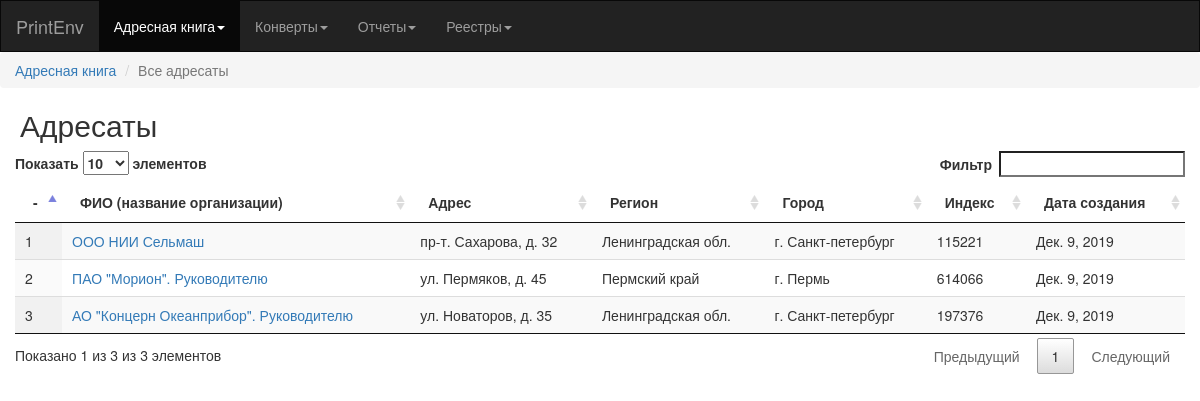
The page / on the database its author committed.
### recepientsapp/models.py (models this page shows, shortened)
class Recepient(models.Model):
	title = models.CharField('Наименование адресата', max_length=100)
	pub_date = models.DateField('Дата публикации', auto_now_add=True)
	address = models.CharField('Адрес', max_length=100)
	region = models.CharField('Регион(область)', max_length=100)
	city = models.CharField('Регион(область)', max_length=100)
	postcode = models.CharField('Индекс', max_length=6, validators=[MinLengthValidator(6)], null=True)
	sender = models.BooleanField('Признак отправителя', default=False)
	class Meta:
		ordering = ['title']
		verbose_name = 'Получатель'
		verbose_name_plural = 'Получатели'

### recepientsapp/views.py (the view)
# urls.py: url(r'^$', views.recepients, name='recepients'),
def recepients(request):
	recepients_list = Recepient.objects.order_by("-pk")
	envelop_list = Envelop.objects.all()
	secret_types_list = SecretType.objects.all()
	return render(request, 'recepients.html', {
		'recepients_list': recepients_list,
		'envelop_list': envelop_list,
		'secret_types_list': secret_types_list
	})

### recepientsapp/templates/recepients.html (shortened to what this page needs)
{% extends 'base_template.html' %}
{% load static %}
{%block head%}
<link rel="stylesheet" type="text/css" href={% static "recepients/css/jquery.dataTables.min.css"%}>
{%endblock%}
{%block navimenu%}
<li><a href="">Адресная книга</a></li>
<li class="active">Все адресаты</li>
{%endblock%}
{%block header%}
<h2 style="margin-left: 20px;">Адресаты</h2>
{%endblock%}
{%block body%}
<div class = "col-md-12">
    <table id="example" class="display" style="width:100;">
            <thead>
                <tr>
                    <th>-</th>
                    <th>ФИО (название организации)</th>
                    <th>Адрес</th>
                    <th>Регион</th>
                    <th>Город</th>
                    <th>Индекс</th>
                    <th>Дата создания</th>
                </tr>
            </thead>
            <tbody>
                  {% for recepient in recepients_list %}
                <tr>
                    <td>{{ recepient.pk }}</td>
                    <td><a href="recepient/{{ recepient.pk }}/">{{ recepient.title }} </a></td>
                    <td>{{ recepient.address }}</td>
                    <td>{{ recepient.region }}</td>
                    <td>{{ recepient.city }}</td>
                    <td>{{ recepient.postcode }}</td>
                    <td>{{ recepient.pub_date }}</td>
                  </tr>
                  {% endfor %}
            </tbody>
        </table>
</div>
{%endblock%}

### rows shown on the page
Recepient: pk "3", title "АО \"Концерн Океанприбор\". Руководителю", address "ул. Новаторов, д. 35", region "Ленинградская обл.", city "г. Санкт-петербург", postcode "197376", pub_date "Дек. 9, 2019"
Recepient: pk "2", title "ПАО \"Морион\". Руководителю", address "ул. Пермяков, д. 45", region "Пермский край", city "г. Пермь", postcode "614066", pub_date "Дек. 9, 2019"
Recepient: pk "1", title "ООО НИИ Сельмаш", address "пр-т. Сахарова, д. 32", region "Ленинградская обл.", city "г. Санкт-петербург", postcode "115221", pub_date "Дек. 9, 2019"
